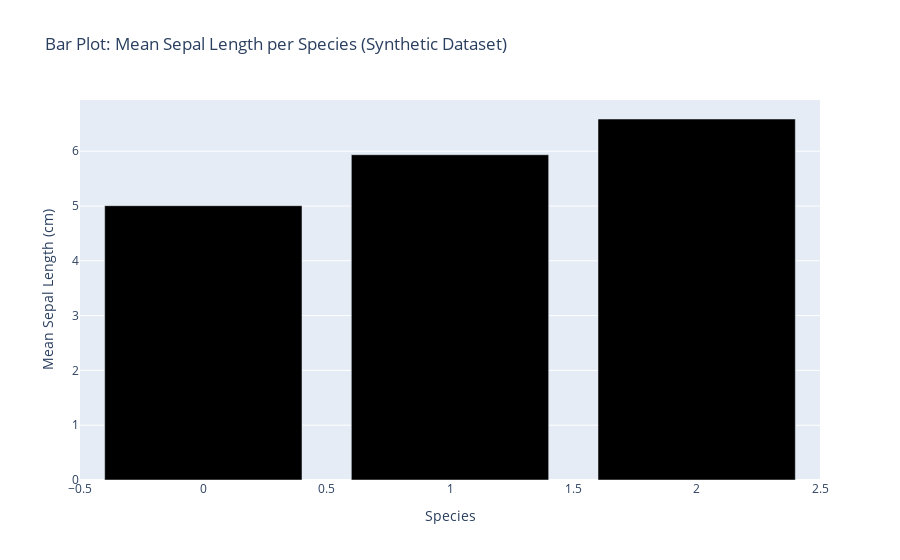

Notebook code cell kept with this figure:
### Code cell
mean_sepal_length = df_synthetic.groupby('species')['sepal length (cm)'].mean()

# Bar Plot
plt.figure(figsize=(8, 5))
bar_plot = sns.barplot(x=mean_sepal_length.index, y=mean_sepal_length.values, palette='viridis')
plt.xlabel('Species')
plt.ylabel('Mean Sepal Length (cm)')
plt.title('Bar Plot: Mean Sepal Length per Species (Synthetic Dataset)')

# Extract data from Seaborn bar plot
bar_data = [patch.get_height() for patch in bar_plot.patches]

# Create a Plotly bar trace
bar_trace = go.Bar(
    x=mean_sepal_length.index,
    y=bar_data,
    marker=dict(color=sns.color_palette('viridis')),
    name='Mean Sepal Length'
)

# Create a Plotly figure
chart_three = go.Figure(data=[bar_trace])

# Update layout of the Plotly figure
chart_three.update_layout(
    title_text='Bar Plot: Mean Sepal Length per Species (Synthetic Dataset)',
    xaxis_title='Species',
    yaxis_title='Mean Sepal Length (cm)',
)

# Show the Plotly figure
chart_three.show()

### Figure 1 — Plotly figure (JSON) as saved in the notebook; plotly's stock layout.template omitted (floating-point values rounded to 4 significant figures)
{"data": [{"marker": {"color": [[0.2752, 0.1949, 0.496], [0.2124, 0.3597, 0.5517], [0.1534, 0.497, 0.5577], [0.1223, 0.6332, 0.5304], [0.2889, 0.7584, 0.4284], [0.6266, 0.8546, 0.2234]]}, "name": "Mean Sepal Length", "type": "bar", "x": [0, 1, 2], "y": [5.006, 5.936, 6.588]}], "layout": {"autosize": true, "title": {"text": "Bar Plot: Mean Sepal Length per Species (Synthetic Dataset)"}, "xaxis": {"autorange": true, "range": [-0.5, 2.5], "title": {"text": "Species"}, "type": "linear"}, "yaxis": {"autorange": true, "range": [0, 6.935], "title": {"text": "Mean Sepal Length (cm)"}, "type": "linear"}}}
